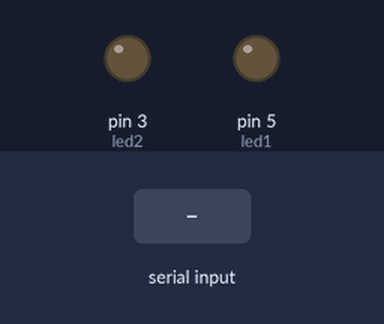
Recording of a sketch running on a simulated Arduino Uno, built with avr-gcc and run on an emulated ATmega328P. On the bench: output pins drawn as LEDs (lit = HIGH). The test bench sets the inputs (shaded band).

Above: at 1.2 s.
1.3 s: "1ON " received over Serial
At 2.4 s:
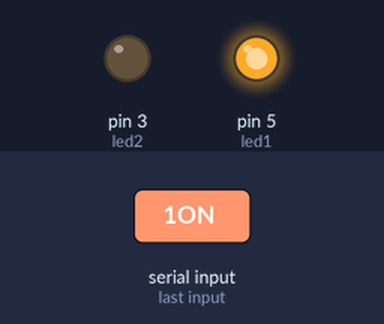
2.9 s: "2ON " received over Serial
At 3.5 s:
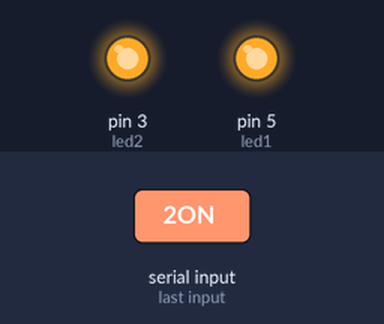
4.5 s: "1OFF" received over Serial
At 5.8 s:
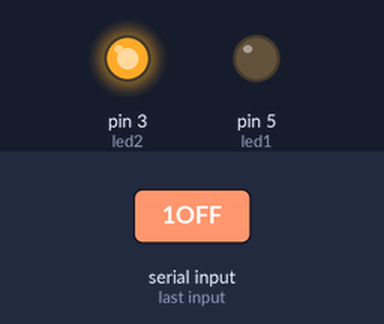
6.1 s: "2OFF" received over Serial
At 7.2 s:
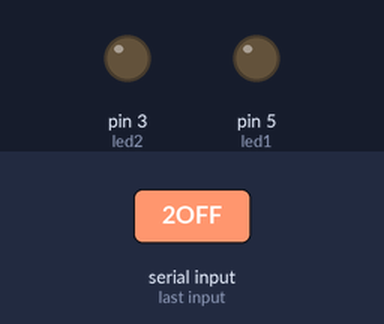
Timing chart, 0 to 8.7 s (numbered marks = the images above; inputs shaded):
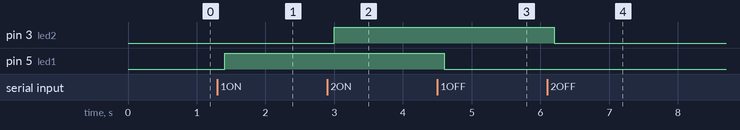

The sketch:

arduino_led_onoff.ino
```cpp
#include <string.h>

int led1 = 5;
int led2 = 3;

void setup(){
  Serial.begin(9600);
  pinMode(led1, OUTPUT);
  pinMode(led2, OUTPUT);
}

void loop(){

  if (Serial.available() > 0){
    Serial.setTimeout(100);
    String res = Serial.readString();

    if (res != ""){
      if (res == "1ON "){
        digitalWrite(led1, HIGH);
      } else if (res == "1OFF"){
        digitalWrite(led1, LOW);
      } else if (res == "2ON "){
        digitalWrite(led2, HIGH);
      } else if (res == "2OFF"){
        digitalWrite(led2, LOW);
      }
    }
  }
}
```

Measured:
- after the input at 1.3 s, pin 5 (led1): LOW → HIGH after 0.10 s
- after the input at 2.9 s, pin 3 (led2): LOW → HIGH after 0.10 s
- after the input at 4.5 s, pin 5 (led1): HIGH → LOW after 0.10 s
- after the input at 6.1 s, pin 3 (led2): HIGH → LOW after 0.10 s
